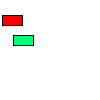
Frame 1 (no input)
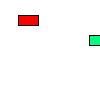
Frame 60 (the mouse pressed at the canvas centre just before this capture)
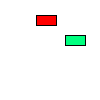
Frame 120 (the mouse held since frame 60 and released just before this capture)

The Processing sketch that drew these frames (run headless with seeded random() and noise(); from frame 60 on, the mouse is pressed at the canvas centre):

// Processing sketch: Objects
// ── Objects.pde
class Car {
  color c;
  float xpos;
  float ypos;
  float xspeed;
  
  Car (color tempC, float tempXpos, float tempYpos, float tempXspeed) {
    c = tempC;
    xpos = tempXpos;
    ypos = tempYpos;
    xspeed = tempXspeed;
  }
  
  void display() {
    rectMode(CENTER);
    fill(c);
    rect(xpos,ypos,20,10);
  }
  
  void drive() {
    xpos = xpos + xspeed;
    if (xpos > width) {
      xpos = 0;
    }
  }
}

Car myCar1, myCar2;

void setup() {
  myCar1 = new Car(color(255,0,0),10,20,2);
  myCar2 = new Car(color(0,255,127),20,40,3);
}

void draw() {
  background(255);
  myCar1.drive();
  myCar2.drive();
  myCar1.display();
  myCar2.display();
}
